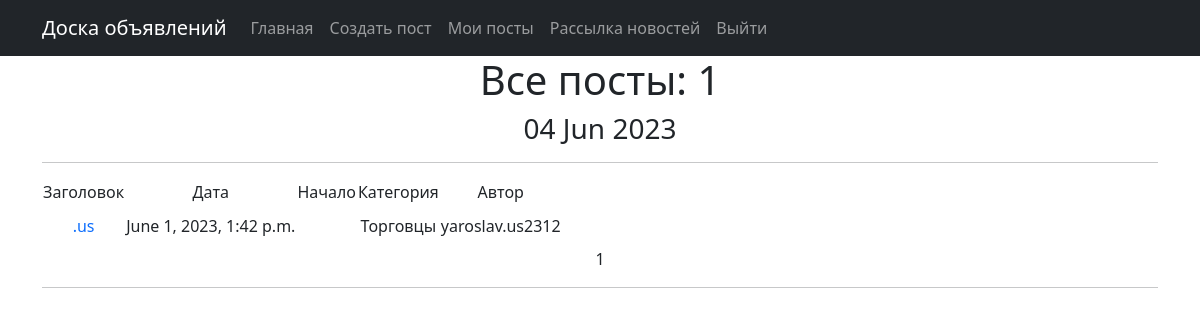
The page / (signed in) on the database as committed earlier.
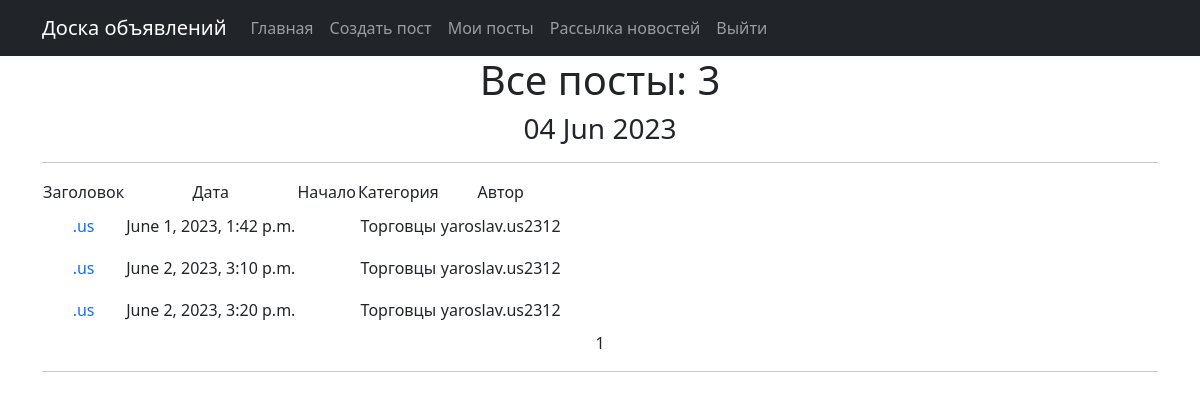
The same page on the database as committed later.
### board_app/models.py (models this page shows)
class Post(models.Model):
    tanks = 'Танки'
    hills = 'Хиллы'
    dd = 'ДД'
    traders = 'Торговцы'
    gildsmasters = 'Гилдмастеры'
    questgilvers = 'Квестгиверы'
    blacksmiths = 'Кузнецы'
    tanners = 'Кожевники'
    potions_makers = 'Зельевары'
    spell_masters = 'Мастера заклинаний'
    CATEGORY_TYPES = [
        (tanks, 'Танки'),
        (hills, 'Хиллы'),
        (dd, 'ДД'),
        (traders, 'Торговцы'),
        (gildsmasters, 'Гилдмастеры'),
        (questgilvers, 'Квестгиверы'),
        (blacksmiths, 'Кузнецы'),
        (traders, 'Кожевники'),
        (potions_makers, 'Зельевары'),
        (spell_masters, 'Мастера заклинаний'),
    ]
    header = models.CharField(max_length=25)
    content = fields.RichTextUploadingField()
    author = models.ForeignKey(User, on_delete=models.CASCADE)
    category = models.CharField(max_length=30, choices=CATEGORY_TYPES)
    time = models.DateTimeField(auto_now_add=True)

### board_app/views.py (the view)
# urls.py: path('', PostList.as_view(), name='posts_list'),
class PostList(LoginRequiredMixin, ListView):
    model = Post
    template_name = 'post_list.html'
    ordering = 'time'
    paginate_by = 5
    context_object_name = 'posts'
    def get_context_data(self, **kwargs):
        context = super().get_context_data(**kwargs)
        context['time_now'] = datetime.utcnow()
        return context

### board_app/templatetags/tags.py (called while the page is built)
@register.simple_tag(takes_context=True)
def is_admin(context):
    if str(context['user']) == 'AnonymousUser':
        return False
    else:
        return User.objects.get(username=context['user']).is_superuser

### templates/post_list.html (shortened to what this page needs)
{% extends 'flatpages/default.html' %}
{% block content %}
<h1>Все посты: {{ posts|length }} </h1>
<h3>{{ time_now|date:'d M Y' }}</h3>
<hr>
{% if posts %}
<table>
    <tr>
        <td>Заголовок</td>
        <td>Дата</td>
        <td>Начало</td>
        <td>Категория</td>
        <td>Автор</td>
    </tr>
    {% for post in posts %}
    <tr>
        <td><a class="nav-link" href="{% url 'post_detail' post.id %}">{{ post.header }}</a></td>
        <td>{{ post.time }}</td>
        <td>{{ post.text|truncatewords:2 }}</td>
        <td>{{ post.category }}</td>
        <td>{{ post.author }}</td>
    </tr>
    {% endfor %}
</table>
{% else %}
<h2>Постов нет!</h2>
{% endif %}
{{ page_obj.number }}
<hr>
{% endblock content %}

### templates/flatpages/default.html (shortened to what this page needs)
<!DOCTYPE html>
<html lang="en">
<head>
    {% load static%}
    {% load tags %}
    <link href="{% static 'static.css' %}" rel="stylesheet"/>
</head>
<body>
<nav class="navbar navbar-expand-lg navbar-dark bg-dark static-top">
    <div class="container">
        <a class="navbar-brand" href="#">Доска объявлений</a>
        <div class="collapse navbar-collapse" id="navbarResponsive">
            <ul class="navbar-nav ml-auto">
                <li class="nav-item active">
                    <a class="nav-link" href="{% url 'posts_list' %}">Главная</a>
                </li>
                <li class="nav-item active">
                    <a class="nav-link" href="{% url 'post_create' %}">Создать пост</a>
                </li>
                <li class="nav-item active">
                    <a class="nav-link" href="{% url 'my_posts' %}">Мои посты</a>
                </li>
                {% is_admin as admin %}
                {% if admin == True %}
                    <li class="nav-item active">
                    <a class="nav-link" href="{% url 'send_news' %}">Рассылка новостей</a>
                    </li>
                {% endif %}
                 <li class="nav-item active">
                    <a class="nav-link" href="{% url 'account_logout' %}">Выйти</a>
                </li>
            </ul>
        </div>
    </div>
</nav>
<div class="container">
    <div class="row">
        <div class="col-lg-12 text-center">
            {% block content %}{% endblock content %}
        </div>
    </div>
</div>
</body>
</html>

Rows that differ between the two databases and show on the page:
added Post: header ".us", time "June 2, 2023, 3:10 p.m.", category "Торговцы", author "yaroslav.us2312"
added Post: header ".us", time "June 2, 2023, 3:20 p.m.", category "Торговцы", author "yaroslav.us2312"
Other text that changed with them:
{{ posts|length }}: "1" → "3"
